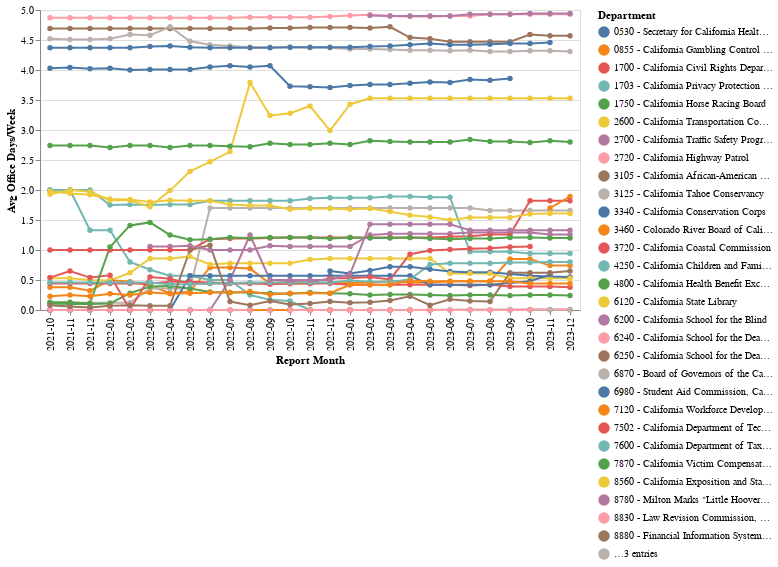

Write notebook code for a chart like this one.
### Code cell
make_line(
    in_office_tr[in_office_tr["Department"].str.contains("California")], 
    x_col="Report Month", 
    y_col="Avg Office Days/Week", 
    color="Department"
)

### Figure 1 — Vega-Lite specification as saved in the notebook (floating-point values rounded to 4 significant figures; data arrays with more than 128 entries replaced by an {"elided": "..."} marker saying what was removed)
{"config": {"view": {"continuousWidth": 300, "continuousHeight": 300}}, "data": {"name": "data-3487d32225c0e8f4745643b3a18c9db0"}, "mark": {"type": "line", "point": true}, "encoding": {"color": {"field": "Department", "type": "nominal"}, "tooltip": [{"field": "Report Month", "type": "nominal"}, {"field": "Avg Office Days/Week", "type": "quantitative"}], "x": {"field": "Report Month", "type": "nominal"}, "y": {"field": "Avg Office Days/Week", "type": "quantitative"}}, "$schema": "https://vega.github.io/schema/vega-lite/v5.15.1.json", "datasets": {"data-3487d32225c0e8f4745643b3a18c9db0": {"elided": "754 records"}}}
